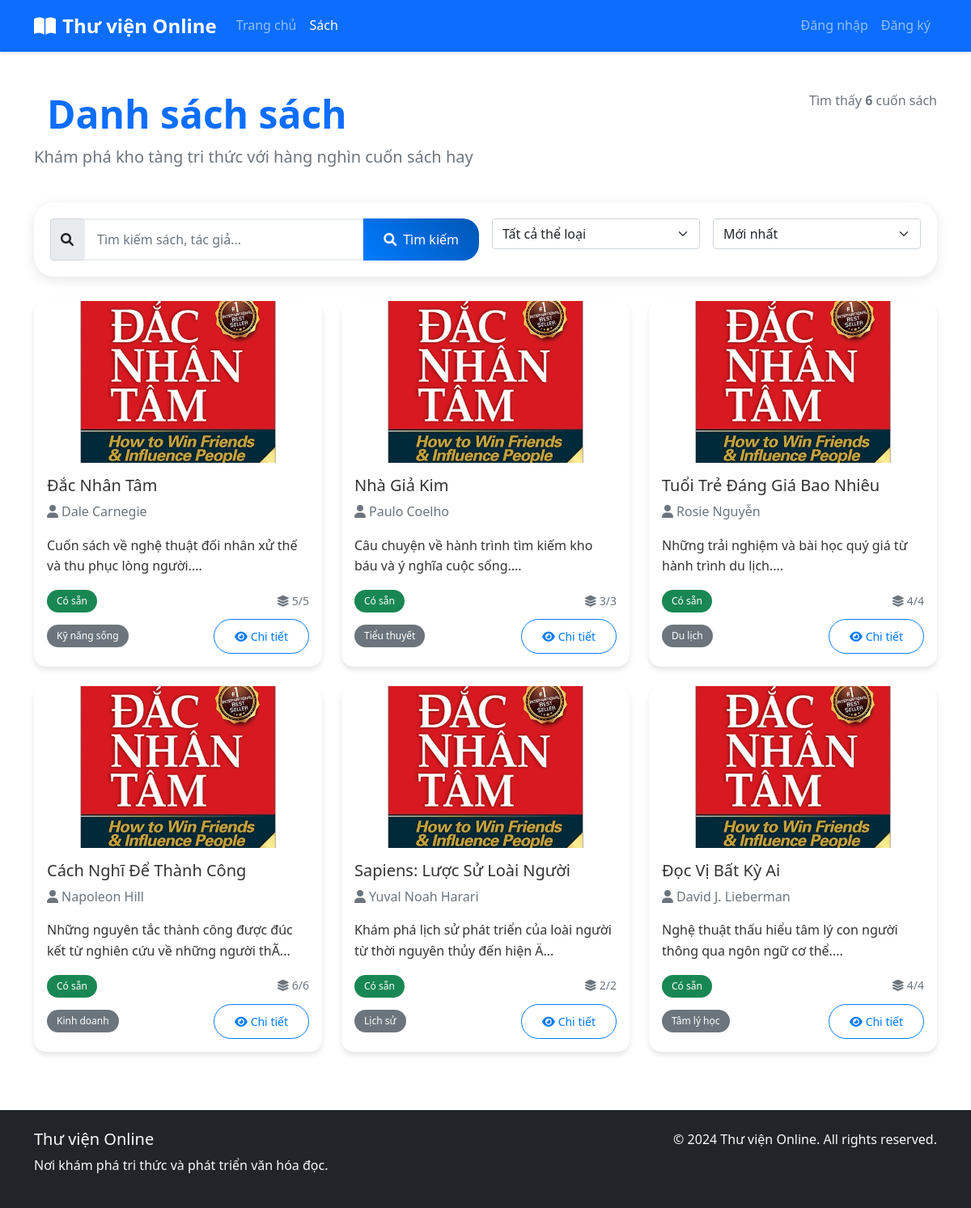
The page /books.php on the database its author committed.
### tables this page shows
CREATE TABLE books (
    id INT AUTO_INCREMENT PRIMARY KEY,
    title VARCHAR(255) NOT NULL,
    author VARCHAR(100) NOT NULL,
    description TEXT,
    isbn VARCHAR(20) UNIQUE,
    category VARCHAR(50),
    quantity INT DEFAULT 1,
    available_quantity INT DEFAULT 1,
    cover_image VARCHAR(255),
    created_at TIMESTAMP DEFAULT CURRENT_TIMESTAMP,
    updated_at TIMESTAMP DEFAULT CURRENT_TIMESTAMP ON UPDATE CURRENT_TIMESTAMP
);

### includes/functions.php (called while the page is built, shortened)
<?php
function getAllBooks($conn, $limit = null, $offset = 0) {
    $sql = "SELECT * FROM books ORDER BY created_at DESC";
    if ($limit) {
        $sql .= " LIMIT ? OFFSET ?";
        $stmt = $conn->prepare($sql);
        $stmt->bindValue(1, $limit, PDO::PARAM_INT);
        $stmt->bindValue(2, $offset, PDO::PARAM_INT);
        $stmt->execute();
    } else {
        $stmt = $conn->prepare($sql);
        $stmt->execute();
    }
    return $stmt->fetchAll();
}
?>

### books.php (the view, shortened to what this page needs)
<?php
require_once 'config/database.php';
require_once 'includes/functions.php';
$search = isset($_GET['search']) ? sanitize($_GET['search']) : '';
$sort = isset($_GET['sort']) ? sanitize($_GET['sort']) : 'newest';
if (!empty($search)) {
    $books = searchBooks($conn, $search);
} else {
    $books = getAllBooks($conn);
}
switch ($sort) {
    default:
        usort($books, function($a, $b) {
            return strcmp($b['created_at'], $a['created_at']);
        });
}
?>
<!DOCTYPE html>
<html lang="vi">
<head>
    <link href="https://cdn.jsdelivr.net/npm/bootstrap@5.1.3/dist/css/bootstrap.min.css" rel="stylesheet">
    <link href="https://cdnjs.cloudflare.com/ajax/libs/font-awesome/6.0.0/css/all.min.css" rel="stylesheet">
    <link href="assets/css/style.css" rel="stylesheet">
</head>
<body>
    <nav class="navbar navbar-expand-lg navbar-dark bg-primary">
        <div class="container">
            <a class="navbar-brand" href="index.php">
                <i class="fas fa-book-open me-2"></i>Thư viện Online
            </a>
            <div class="collapse navbar-collapse" id="navbarNav">
                <ul class="navbar-nav me-auto">
                    <li class="nav-item">
                        <a class="nav-link" href="index.php">Trang chủ</a>
                    </li>
                    <li class="nav-item">
                        <a class="nav-link active" href="books.php">Sách</a>
                    </li>
                </ul>
                <ul class="navbar-nav">
                    <?php if (isset($_SESSION['user_id'])): ?>
                        <li class="nav-item dropdown">
                            <a class="nav-link dropdown-toggle" href="#" id="navbarDropdown" role="button" data-bs-toggle="dropdown">
                                <i class="fas fa-user me-1"></i><?php echo $_SESSION['username']; ?>
                            </a>
                            <ul class="dropdown-menu">
                                <li><a class="dropdown-item" href="profile.php">Hồ sơ</a></li>
                                <li><hr class="dropdown-divider"></li>
                                <li><a class="dropdown-item" href="logout.php">Đăng xuất</a></li>
                            </ul>
                        </li>
                    <?php else: ?>
                        <li class="nav-item">
                            <a class="nav-link" href="login.php">Đăng nhập</a>
                        </li>
                        <li class="nav-item">
                            <a class="nav-link" href="register.php">Đăng ký</a>
                        </li>
                    <?php endif; ?>
                </ul>
            </div>
        </div>
    </nav>
    <div class="container my-5">
        <div class="row mb-4">
            <div class="col-md-8">
                <h1 class="display-5 fw-bold text-primary">
                    <i class="fas fa-books me-3"></i>Danh sách sách
                </h1>
                <p class="lead text-muted">Khám phá kho tàng tri thức với hàng nghìn cuốn sách hay</p>
            </div>
            <div class="col-md-4 text-md-end">
                <p class="text-muted">Tìm thấy <strong><?php echo count($books); ?></strong> cuốn sách</p>
            </div>
        </div>
        <div class="search-box">
            <form method="GET" class="row g-3">
                <div class="col-md-6">
                    <div class="input-group">
                        <span class="input-group-text">
                            <i class="fas fa-search"></i>
                        </span>
                        <input type="text" class="form-control" name="search" placeholder="Tìm kiếm sách, tác giả..."
                               value="<?php echo htmlspecialchars($search); ?>">
                        <button class="btn btn-primary" type="submit">
                            <i class="fas fa-search me-2"></i>Tìm kiếm
                        </button>
                    </div>
                </div>
                <div class="col-md-3">
                    <select class="form-select filter-select" name="category">
                        <option value="">Tất cả thể loại</option>
                    </select>
                </div>
                <div class="col-md-3">
                    <select class="form-select filter-select" name="sort">
                        <option value="newest" <?php echo $sort == 'newest' ? 'selected' : ''; ?>>Mới nhất</option>
                    </select>
                </div>
            </form>
        </div>
        <?php if (empty($books)): ?>
            <div class="text-center py-5">
                <i class="fas fa-search fa-4x text-muted mb-3"></i>
                <h3 class="text-muted">Không tìm thấy sách</h3>
                <p class="text-muted">Thử tìm kiếm với từ khóa khác hoặc xóa bộ lọc</p>
                <a href="books.php" class="btn btn-primary">
                    <i class="fas fa-undo me-2"></i>Xem tất cả sách
                </a>
            </div>
        <?php else: ?>
            <div class="row">
                <?php foreach ($books as $book): ?>
                    <div class="col-md-6 col-lg-4 mb-4">
                        <div class="card h-100 book-card">
                            <img src="<?php echo $book['cover_image'] ?: 'assets/images/default-book.jpg'; ?>"
                                 class="card-img-top" alt="<?php echo htmlspecialchars($book['title']); ?>">
                            <div class="card-body d-flex flex-column">
                                <h5 class="card-title"><?php echo htmlspecialchars($book['title']); ?></h5>
                                <p class="card-text text-muted">
                                    <i class="fas fa-user me-1"></i><?php echo htmlspecialchars($book['author']); ?>
                                </p>
                                <p class="card-text flex-grow-1">
                                    <?php echo substr(htmlspecialchars($book['description']), 0, 100) . '...'; ?>
                                </p>
                                <div class="mt-auto">
                                    <div class="d-flex justify-content-between align-items-center mb-2">
                                        <span class="badge bg-<?php echo $book['available_quantity'] > 0 ? 'success' : 'danger'; ?> availability-badge">
                                            <?php echo $book['available_quantity'] > 0 ? 'Có sẵn' : 'Đã mượn'; ?>
                                        </span>
                                        <small class="text-muted">
                                            <i class="fas fa-layer-group me-1"></i><?php echo $book['available_quantity']; ?>/<?php echo $book['quantity']; ?>
                                        </small>
                                    </div>
                                    <div class="d-flex justify-content-between align-items-center">
                                        <span class="badge bg-secondary"><?php echo htmlspecialchars($book['category']); ?></span>
                                        <div>
                                            <a href="book_detail.php?id=<?php echo $book['id']; ?>" class="btn btn-sm btn-outline-primary">
                                                <i class="fas fa-eye me-1"></i>Chi tiết
                                            </a>
                                        </div>
                                    </div>
                                </div>
                            </div>
                        </div>
                    </div>
                <?php endforeach; ?>
            </div>
        <?php endif; ?>
    </div>
    <footer class="bg-dark text-light py-4 mt-5">
        <div class="container">
            <div class="row">
                <div class="col-md-6">
                    <h5>Thư viện Online</h5>
                    <p>Nơi khám phá tri thức và phát triển văn hóa đọc.</p>
                </div>
                <div class="col-md-6 text-md-end">
                    <p>&copy; 2024 Thư viện Online. All rights reserved.</p>
                </div>
            </div>
        </div>
    </footer>
</body>
</html>

### assets/css/style.css (style rules this page uses)
:root { --primary-color: #007bff; --secondary-color: #6c757d; --success-color: #28a745; --danger-color: #dc3545; --warning-color: #ffc107; --info-color: #17a2b8; --light-color: #f8f9fa; --dark-color: #343a40; }
body { font-family: 'Segoe UI', Tahoma, Geneva, Verdana, sans-serif; line-height: 1.6; color: #333; }
.card { border: none; border-radius: 15px; box-shadow: 0 4px 6px rgba(0, 0, 0, 0.1); transition: transform 0.3s ease, box-shadow 0.3s ease; }
.card-img-top { height: 200px; object-fit: cover; border-top-left-radius: 15px; border-top-right-radius: 15px; }
.navbar { box-shadow: 0 2px 4px rgba(0, 0, 0, 0.1); }
.navbar-brand { font-weight: 700; font-size: 1.5rem; }
.btn { border-radius: 25px; padding: 10px 25px; font-weight: 500; transition: all 0.3s ease; }
.btn-primary { background: linear-gradient(45deg, #007bff, #0056b3); border: none; }
.btn-outline-primary { border-color: #007bff; color: #007bff; }
.form-control { border-radius: 10px; border: 2px solid #e9ecef; padding: 12px 15px; transition: border-color 0.3s ease; }
.badge { padding: 8px 12px; border-radius: 20px; font-weight: 500; }
.search-box { background: white; border-radius: 25px; padding: 20px; box-shadow: 0 4px 15px rgba(0, 0, 0, 0.1); margin-bottom: 30px; }
.search-box .form-control { border-radius: 20px; border: 2px solid #e9ecef; }
.search-box .btn { border-radius: 20px; }
footer { margin-top: auto; }

### rows shown on the page
books: title "Đắc Nhân Tâm", author "Dale Carnegie", description "Cuốn sách về nghệ thuật đối nhân xử thế và thu phục lòng người.", shows "Có sẵn", available_quantity "5", quantity "5", category "Kỹ năng sống"
books: title "Nhà Giả Kim", author "Paulo Coelho", description "Câu chuyện về hành trình tìm kiếm kho báu và ý nghĩa cuộc sống.", shows "Có sẵn", available_quantity "3", quantity "3", category "Tiểu thuyết"
books: title "Tuổi Trẻ Đáng Giá Bao Nhiêu", author "Rosie Nguyễn", description "Những trải nghiệm và bài học quý giá từ hành trình du lịch.", shows "Có sẵn", available_quantity "4", quantity "4", category "Du lịch"
books: title "Cách Nghĩ Để Thành Công", author "Napoleon Hill", description "Những nguyên tắc thành công được đúc kết từ nghiên cứu về những người thÃ", shows "Có sẵn", available_quantity "6", quantity "6", category "Kinh doanh"
books: title "Sapiens: Lược Sử Loài Người", author "Yuval Noah Harari", description "Khám phá lịch sử phát triển của loài người từ thời nguyên thủy đến hiện Ä", shows "Có sẵn", available_quantity "2", quantity "2", category "Lịch sử"
books: title "Đọc Vị Bất Kỳ Ai", author "David J. Lieberman", description "Nghệ thuật thấu hiểu tâm lý con người thông qua ngôn ngữ cơ thể.", shows "Có sẵn", available_quantity "4", quantity "4", category "Tâm lý học"

### other values the page prints
count($books) "6"
